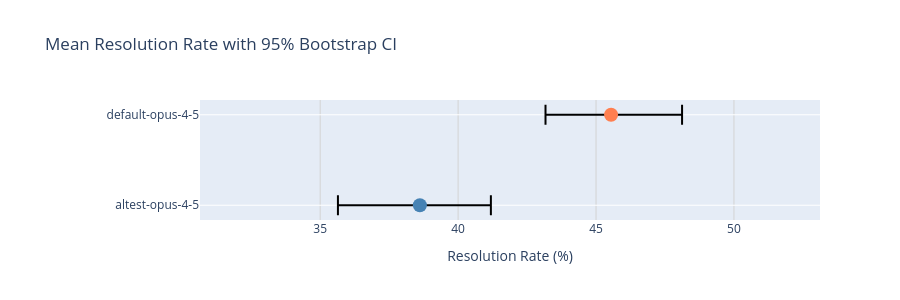

Notebook source saved alongside this figure:
### Markdown cell above
## 1. Mean Resolution Rate with Bootstrap 95% CI

Compare the mean resolution rates between the two setups with confidence intervals.

### Code cell
# Calculate mean resolution rate with bootstrap CI for each setup
ci_data = []
for setup_name, setup_df in all_results.items():
    per_run_means = setup_df.groupby("run_id")["resolved"].mean().values * 100  # type: ignore
    n_runs = len(per_run_means)

    if n_runs >= 2:
        boot = bootstrap_ci(np.array(per_run_means))
        ci_data.append(
            {
                "Setup": setup_name,
                "N Runs": n_runs,
                "Mean %": boot["mean"],
                "CI Low": boot["ci_low"],
                "CI High": boot["ci_high"],
                "CI ±": boot["ci_half"],
            }
        )

ci_df = pd.DataFrame(ci_data).sort_values("Mean %", ascending=True)

# Chart: Mean resolution rate with CI
fig = go.Figure()
fig.add_trace(
    go.Scatter(
        x=ci_df["Mean %"],
        y=ci_df["Setup"],
        mode="markers",
        marker={"size": 14, "color": ["steelblue", "coral"][: len(ci_df)]},
        error_x={
            "type": "data",
            "symmetric": False,
            "array": ci_df["CI High"] - ci_df["Mean %"],
            "arrayminus": ci_df["Mean %"] - ci_df["CI Low"],
            "thickness": 2,
            "width": 10,
        },
        name="Mean ± 95% CI",
    )
)

x_min = max(0, ci_df["CI Low"].min() - 5)
x_max = min(100, ci_df["CI High"].max() + 5)

fig.update_layout(
    title="Mean Resolution Rate with 95% Bootstrap CI",
    xaxis_title="Resolution Rate (%)",
    xaxis={"range": [x_min, x_max], "dtick": 5, "showgrid": True, "gridcolor": "lightgray"},
    yaxis_title="",
    height=300,
    showlegend=False,
    margin={"l": 200},
)
fig.show()

# Table
table_df = ci_df.copy()
table_df["Mean ± 95% CI"] = table_df.apply(lambda r: f"{r['Mean %']:.1f}% ± {r['CI ±']:.1f}%", axis=1)
table_df[["Setup", "N Runs", "Mean ± 95% CI"]]

### Figure 1 — Plotly figure (JSON) as saved in the notebook; plotly's stock layout.template omitted (floating-point values rounded to 4 significant figures)
{"data": [{"error_x": {"array": [2.574, 2.574], "arrayminus": [2.97, 2.376], "symmetric": false, "thickness": 2, "type": "data", "width": 10}, "marker": {"color": ["steelblue", "coral"], "size": 14}, "mode": "markers", "name": "Mean ± 95% CI", "type": "scatter", "x": [38.61, 45.54], "y": ["altest-opus-4-5", "default-opus-4-5"]}], "layout": {"height": 300, "margin": {"l": 200}, "showlegend": false, "title": {"text": "Mean Resolution Rate with 95% Bootstrap CI"}, "xaxis": {"dtick": 5, "gridcolor": "lightgray", "range": [30.64, 53.12], "showgrid": true, "title": {"text": "Resolution Rate (%)"}}, "yaxis": {"title": {"text": ""}}}}
